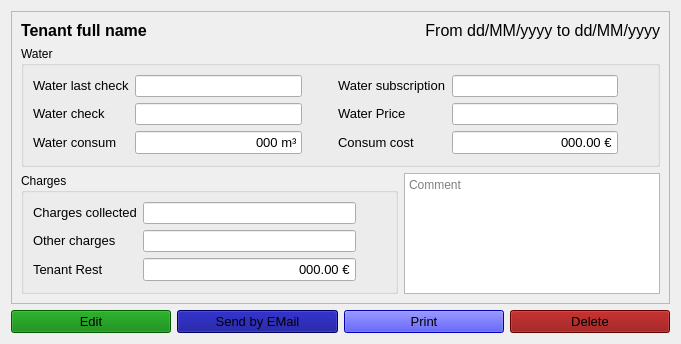
<?xml version="1.0" encoding="UTF-8"?>
<ui version="4.0">
 <class>W_Invoice</class>
 <widget class="QWidget" name="W_Invoice">
  <property name="geometry">
   <rect>
    <x>0</x>
    <y>0</y>
    <width>681</width>
    <height>340</height>
   </rect>
  </property>
  <property name="sizePolicy">
   <sizepolicy hsizetype="Preferred" vsizetype="Maximum">
    <horstretch>0</horstretch>
    <verstretch>0</verstretch>
   </sizepolicy>
  </property>
  <property name="windowTitle">
   <string>Form</string>
  </property>
  <property name="autoFillBackground">
   <bool>true</bool>
  </property>
  <property name="styleSheet">
   <string notr="true"/>
  </property>
  <layout class="QGridLayout" name="gridLayout_2">
   <item row="2" column="3">
    <widget class="QPushButton" name="b_delete">
     <property name="sizePolicy">
      <sizepolicy hsizetype="Preferred" vsizetype="Maximum">
       <horstretch>0</horstretch>
       <verstretch>0</verstretch>
      </sizepolicy>
     </property>
     <property name="minimumSize">
      <size>
       <width>0</width>
       <height>0</height>
      </size>
     </property>
     <property name="font">
      <font>
       <pointsize>10</pointsize>
      </font>
     </property>
     <property name="styleSheet">
      <string notr="true">background-color: darkred</string>
     </property>
     <property name="text">
      <string>Delete</string>
     </property>
     <property name="icon">
      <iconset resource="../resources/icons.qrc">
       <normaloff>:/assets/user-trash.svg</normaloff>:/assets/user-trash.svg</iconset>
     </property>
    </widget>
   </item>
   <item row="2" column="2">
    <widget class="QPushButton" name="b_print">
     <property name="sizePolicy">
      <sizepolicy hsizetype="Preferred" vsizetype="Maximum">
       <horstretch>0</horstretch>
       <verstretch>0</verstretch>
      </sizepolicy>
     </property>
     <property name="minimumSize">
      <size>
       <width>0</width>
       <height>0</height>
      </size>
     </property>
     <property name="font">
      <font>
       <pointsize>10</pointsize>
      </font>
     </property>
     <property name="styleSheet">
      <string notr="true">background-color: blue</string>
     </property>
     <property name="text">
      <string>Print</string>
     </property>
     <property name="icon">
      <iconset resource="../resources/icons.qrc">
       <normaloff>:/assets/printer.svg</normaloff>:/assets/printer.svg</iconset>
     </property>
    </widget>
   </item>
   <item row="2" column="1">
    <widget class="QPushButton" name="b_send">
     <property name="sizePolicy">
      <sizepolicy hsizetype="Preferred" vsizetype="Maximum">
       <horstretch>0</horstretch>
       <verstretch>0</verstretch>
      </sizepolicy>
     </property>
     <property name="minimumSize">
      <size>
       <width>0</width>
       <height>0</height>
      </size>
     </property>
     <property name="font">
      <font>
       <pointsize>10</pointsize>
      </font>
     </property>
     <property name="styleSheet">
      <string notr="true">background-color: darkBlue</string>
     </property>
     <property name="text">
      <string>Send by EMail</string>
     </property>
     <property name="icon">
      <iconset resource="../resources/icons.qrc">
       <normaloff>:/assets/internet-mail.svg</normaloff>:/assets/internet-mail.svg</iconset>
     </property>
    </widget>
   </item>
   <item row="2" column="0">
    <widget class="QPushButton" name="b_edit">
     <property name="sizePolicy">
      <sizepolicy hsizetype="Preferred" vsizetype="Maximum">
       <horstretch>0</horstretch>
       <verstretch>0</verstretch>
      </sizepolicy>
     </property>
     <property name="minimumSize">
      <size>
       <width>0</width>
       <height>0</height>
      </size>
     </property>
     <property name="font">
      <font>
       <pointsize>10</pointsize>
      </font>
     </property>
     <property name="styleSheet">
      <string notr="true">background-color: green;</string>
     </property>
     <property name="text">
      <string>Edit</string>
     </property>
     <property name="icon">
      <iconset resource="../resources/icons.qrc">
       <normaloff>:/assets/accessories-text-editor.svg</normaloff>:/assets/accessories-text-editor.svg</iconset>
     </property>
    </widget>
   </item>
   <item row="0" column="0" rowspan="2" colspan="4">
    <widget class="QFrame" name="frame_2">
     <property name="frameShape">
      <enum>QFrame::Shape::StyledPanel</enum>
     </property>
     <property name="frameShadow">
      <enum>QFrame::Shadow::Raised</enum>
     </property>
     <layout class="QGridLayout" name="gridLayout">
      <item row="2" column="0" colspan="2">
       <widget class="QGroupBox" name="groupBox_3">
        <property name="title">
         <string>Charges</string>
        </property>
        <layout class="QGridLayout" name="gridLayout_6">
         <item row="0" column="1">
          <widget class="QLineEdit" name="le_charges_collected">
           <property name="readOnly">
            <bool>true</bool>
           </property>
          </widget>
         </item>
         <item row="0" column="0">
          <widget class="QLabel" name="label_42">
           <property name="sizePolicy">
            <sizepolicy hsizetype="Maximum" vsizetype="Maximum">
             <horstretch>0</horstretch>
             <verstretch>0</verstretch>
            </sizepolicy>
           </property>
           <property name="font">
            <font>
             <pointsize>10</pointsize>
            </font>
           </property>
           <property name="text">
            <string>Charges collected</string>
           </property>
          </widget>
         </item>
         <item row="1" column="0">
          <widget class="QLabel" name="label_43">
           <property name="sizePolicy">
            <sizepolicy hsizetype="Maximum" vsizetype="Maximum">
             <horstretch>0</horstretch>
             <verstretch>0</verstretch>
            </sizepolicy>
           </property>
           <property name="font">
            <font>
             <pointsize>10</pointsize>
            </font>
           </property>
           <property name="text">
            <string>Other charges</string>
           </property>
          </widget>
         </item>
         <item row="2" column="0">
          <widget class="QLabel" name="l_rest">
           <property name="sizePolicy">
            <sizepolicy hsizetype="Maximum" vsizetype="Maximum">
             <horstretch>0</horstretch>
             <verstretch>0</verstretch>
            </sizepolicy>
           </property>
           <property name="font">
            <font>
             <pointsize>10</pointsize>
            </font>
           </property>
           <property name="text">
            <string>Tenant Rest</string>
           </property>
          </widget>
         </item>
         <item row="1" column="1">
          <widget class="QLineEdit" name="le_other_charges">
           <property name="readOnly">
            <bool>true</bool>
           </property>
          </widget>
         </item>
         <item row="2" column="1">
          <widget class="QLineEdit" name="le_rest">
           <property name="sizePolicy">
            <sizepolicy hsizetype="Preferred" vsizetype="Fixed">
             <horstretch>0</horstretch>
             <verstretch>0</verstretch>
            </sizepolicy>
           </property>
           <property name="font">
            <font>
             <pointsize>10</pointsize>
            </font>
           </property>
           <property name="styleSheet">
            <string notr="true"/>
           </property>
           <property name="text">
            <string>000.00 €</string>
           </property>
           <property name="alignment">
            <set>Qt::AlignmentFlag::AlignRight|Qt::AlignmentFlag::AlignTrailing|Qt::AlignmentFlag::AlignVCenter</set>
           </property>
           <property name="readOnly">
            <bool>true</bool>
           </property>
          </widget>
         </item>
         <item row="2" column="2">
          <widget class="QLabel" name="label_44">
           <property name="sizePolicy">
            <sizepolicy hsizetype="Maximum" vsizetype="Maximum">
             <horstretch>0</horstretch>
             <verstretch>0</verstretch>
            </sizepolicy>
           </property>
           <property name="minimumSize">
            <size>
             <width>24</width>
             <height>24</height>
            </size>
           </property>
           <property name="maximumSize">
            <size>
             <width>24</width>
             <height>24</height>
            </size>
           </property>
           <property name="text">
            <string/>
           </property>
           <property name="pixmap">
            <pixmap resource="../resources/icons.qrc">:/assets/accessories-calculator.svg</pixmap>
           </property>
           <property name="scaledContents">
            <bool>false</bool>
           </property>
           <property name="alignment">
            <set>Qt::AlignmentFlag::AlignCenter</set>
           </property>
           <property name="wordWrap">
            <bool>false</bool>
           </property>
           <property name="indent">
            <number>-1</number>
           </property>
          </widget>
         </item>
        </layout>
       </widget>
      </item>
      <item row="0" column="0">
       <widget class="QLabel" name="l_tenant_name">
        <property name="sizePolicy">
         <sizepolicy hsizetype="Maximum" vsizetype="Maximum">
          <horstretch>0</horstretch>
          <verstretch>0</verstretch>
         </sizepolicy>
        </property>
        <property name="font">
         <font>
          <pointsize>12</pointsize>
          <bold>true</bold>
         </font>
        </property>
        <property name="text">
         <string>Tenant full name</string>
        </property>
       </widget>
      </item>
      <item row="2" column="2">
       <widget class="QTextEdit" name="te_comment">
        <property name="sizePolicy">
         <sizepolicy hsizetype="Preferred" vsizetype="Preferred">
          <horstretch>0</horstretch>
          <verstretch>0</verstretch>
         </sizepolicy>
        </property>
        <property name="maximumSize">
         <size>
          <width>16777215</width>
          <height>16777215</height>
         </size>
        </property>
        <property name="readOnly">
         <bool>true</bool>
        </property>
        <property name="placeholderText">
         <string>Comment</string>
        </property>
       </widget>
      </item>
      <item row="1" column="0" colspan="3">
       <widget class="QGroupBox" name="groupBox_2">
        <property name="title">
         <string>Water</string>
        </property>
        <layout class="QGridLayout" name="gridLayout_4">
         <item row="1" column="1">
          <widget class="QLineEdit" name="le_water_check">
           <property name="readOnly">
            <bool>true</bool>
           </property>
          </widget>
         </item>
         <item row="0" column="1">
          <widget class="QLineEdit" name="le_last_water_check">
           <property name="readOnly">
            <bool>true</bool>
           </property>
          </widget>
         </item>
         <item row="0" column="0">
          <widget class="QLabel" name="label_16">
           <property name="sizePolicy">
            <sizepolicy hsizetype="Maximum" vsizetype="Maximum">
             <horstretch>0</horstretch>
             <verstretch>0</verstretch>
            </sizepolicy>
           </property>
           <property name="font">
            <font>
             <pointsize>10</pointsize>
            </font>
           </property>
           <property name="text">
            <string>Water last check</string>
           </property>
          </widget>
         </item>
         <item row="1" column="0">
          <widget class="QLabel" name="label_17">
           <property name="sizePolicy">
            <sizepolicy hsizetype="Maximum" vsizetype="Maximum">
             <horstretch>0</horstretch>
             <verstretch>0</verstretch>
            </sizepolicy>
           </property>
           <property name="font">
            <font>
             <pointsize>10</pointsize>
            </font>
           </property>
           <property name="text">
            <string>Water check</string>
           </property>
          </widget>
         </item>
         <item row="2" column="0">
          <widget class="QLabel" name="label_18">
           <property name="sizePolicy">
            <sizepolicy hsizetype="Maximum" vsizetype="Maximum">
             <horstretch>0</horstretch>
             <verstretch>0</verstretch>
            </sizepolicy>
           </property>
           <property name="font">
            <font>
             <pointsize>10</pointsize>
            </font>
           </property>
           <property name="text">
            <string>Water consum</string>
           </property>
          </widget>
         </item>
         <item row="2" column="1">
          <widget class="QLineEdit" name="le_water_consum">
           <property name="sizePolicy">
            <sizepolicy hsizetype="Preferred" vsizetype="Fixed">
             <horstretch>0</horstretch>
             <verstretch>0</verstretch>
            </sizepolicy>
           </property>
           <property name="font">
            <font>
             <pointsize>10</pointsize>
            </font>
           </property>
           <property name="styleSheet">
            <string notr="true"/>
           </property>
           <property name="text">
            <string>000 m³</string>
           </property>
           <property name="alignment">
            <set>Qt::AlignmentFlag::AlignRight|Qt::AlignmentFlag::AlignTrailing|Qt::AlignmentFlag::AlignVCenter</set>
           </property>
           <property name="readOnly">
            <bool>true</bool>
           </property>
          </widget>
         </item>
         <item row="2" column="2">
          <widget class="QLabel" name="label_38">
           <property name="sizePolicy">
            <sizepolicy hsizetype="Maximum" vsizetype="Maximum">
             <horstretch>0</horstretch>
             <verstretch>0</verstretch>
            </sizepolicy>
           </property>
           <property name="minimumSize">
            <size>
             <width>24</width>
             <height>24</height>
            </size>
           </property>
           <property name="maximumSize">
            <size>
             <width>24</width>
             <height>24</height>
            </size>
           </property>
           <property name="text">
            <string/>
           </property>
           <property name="pixmap">
            <pixmap resource="../resources/icons.qrc">:/assets/accessories-calculator.svg</pixmap>
           </property>
           <property name="scaledContents">
            <bool>false</bool>
           </property>
           <property name="alignment">
            <set>Qt::AlignmentFlag::AlignCenter</set>
           </property>
           <property name="wordWrap">
            <bool>false</bool>
           </property>
           <property name="indent">
            <number>-1</number>
           </property>
          </widget>
         </item>
         <item row="0" column="3">
          <widget class="QLabel" name="label_22">
           <property name="sizePolicy">
            <sizepolicy hsizetype="Maximum" vsizetype="Maximum">
             <horstretch>0</horstretch>
             <verstretch>0</verstretch>
            </sizepolicy>
           </property>
           <property name="font">
            <font>
             <pointsize>10</pointsize>
            </font>
           </property>
           <property name="text">
            <string>Water subscription</string>
           </property>
          </widget>
         </item>
         <item row="0" column="4">
          <widget class="QLineEdit" name="le_water_sub">
           <property name="readOnly">
            <bool>true</bool>
           </property>
          </widget>
         </item>
         <item row="1" column="3">
          <widget class="QLabel" name="label_23">
           <property name="sizePolicy">
            <sizepolicy hsizetype="Maximum" vsizetype="Maximum">
             <horstretch>0</horstretch>
             <verstretch>0</verstretch>
            </sizepolicy>
           </property>
           <property name="font">
            <font>
             <pointsize>10</pointsize>
            </font>
           </property>
           <property name="text">
            <string>Water Price</string>
           </property>
          </widget>
         </item>
         <item row="1" column="4">
          <widget class="QLineEdit" name="le_water_price">
           <property name="readOnly">
            <bool>true</bool>
           </property>
          </widget>
         </item>
         <item row="2" column="3">
          <widget class="QLabel" name="label_24">
           <property name="sizePolicy">
            <sizepolicy hsizetype="Maximum" vsizetype="Maximum">
             <horstretch>0</horstretch>
             <verstretch>0</verstretch>
            </sizepolicy>
           </property>
           <property name="font">
            <font>
             <pointsize>10</pointsize>
            </font>
           </property>
           <property name="text">
            <string>Consum cost</string>
           </property>
          </widget>
         </item>
         <item row="2" column="4">
          <widget class="QLineEdit" name="le_water_consum_price">
           <property name="sizePolicy">
            <sizepolicy hsizetype="Preferred" vsizetype="Fixed">
             <horstretch>0</horstretch>
             <verstretch>0</verstretch>
            </sizepolicy>
           </property>
           <property name="font">
            <font>
             <pointsize>10</pointsize>
            </font>
           </property>
           <property name="styleSheet">
            <string notr="true"/>
           </property>
           <property name="text">
            <string>000.00 €</string>
           </property>
           <property name="alignment">
            <set>Qt::AlignmentFlag::AlignRight|Qt::AlignmentFlag::AlignTrailing|Qt::AlignmentFlag::AlignVCenter</set>
           </property>
           <property name="readOnly">
            <bool>true</bool>
           </property>
          </widget>
         </item>
         <item row="2" column="5">
          <widget class="QLabel" name="label_39">
           <property name="sizePolicy">
            <sizepolicy hsizetype="Maximum" vsizetype="Maximum">
             <horstretch>0</horstretch>
             <verstretch>0</verstretch>
            </sizepolicy>
           </property>
           <property name="minimumSize">
            <size>
             <width>24</width>
             <height>24</height>
            </size>
           </property>
           <property name="maximumSize">
            <size>
             <width>24</width>
             <height>24</height>
            </size>
           </property>
           <property name="text">
            <string/>
           </property>
           <property name="pixmap">
            <pixmap resource="../resources/icons.qrc">:/assets/accessories-calculator.svg</pixmap>
           </property>
           <property name="scaledContents">
            <bool>false</bool>
           </property>
           <property name="alignment">
            <set>Qt::AlignmentFlag::AlignCenter</set>
           </property>
           <property name="wordWrap">
            <bool>false</bool>
           </property>
           <property name="indent">
            <number>-1</number>
           </property>
          </widget>
         </item>
        </layout>
       </widget>
      </item>
      <item row="0" column="2">
       <widget class="QLabel" name="l_period">
        <property name="sizePolicy">
         <sizepolicy hsizetype="Preferred" vsizetype="Maximum">
          <horstretch>0</horstretch>
          <verstretch>0</verstretch>
         </sizepolicy>
        </property>
        <property name="font">
         <font>
          <pointsize>12</pointsize>
         </font>
        </property>
        <property name="text">
         <string>From dd/MM/yyyy to dd/MM/yyyy</string>
        </property>
        <property name="alignment">
         <set>Qt::AlignmentFlag::AlignRight|Qt::AlignmentFlag::AlignTrailing|Qt::AlignmentFlag::AlignVCenter</set>
        </property>
       </widget>
      </item>
     </layout>
    </widget>
   </item>
  </layout>
 </widget>
 <resources>
  <include location="../resources/icons.qrc"/>
 </resources>
 <connections/>
</ui>
